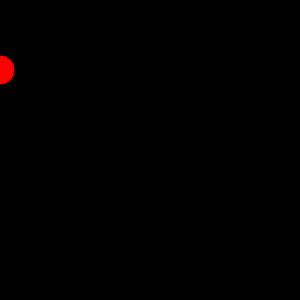
Frame 1 (no input)
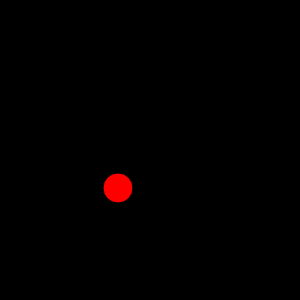
Frame 60 (no input)
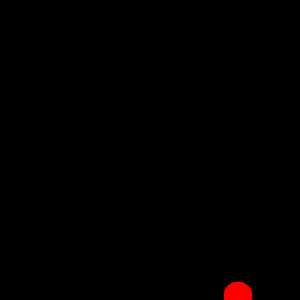
Frame 120 (the mouse pressed at the canvas centre since frame 60)

The p5.js sketch that drew these frames (run headless with seeded random() and noise() and a simulated clock; from frame 60 on, the mouse is pressed at the canvas centre):

// p5.js sketch
// ── sketch.js
var circleX=0;
var circleY=70;
var speedX = 2;
var speedY = 2;

function setup() {
  createCanvas(300, 300);

}

function draw() {
  background (0);
  fill (255,0,0)
  ellipse (circleX, circleY, 30,30);

  if (circleX > width || circleX< 0) {
    speedX = speedX * -1 ;
  }

  circleX = circleX + speedX;

  if (circleY > height || circleY< 0) {
    speedY = speedY * -1 ;
  }

  circleY = circleY + speedY;

}
